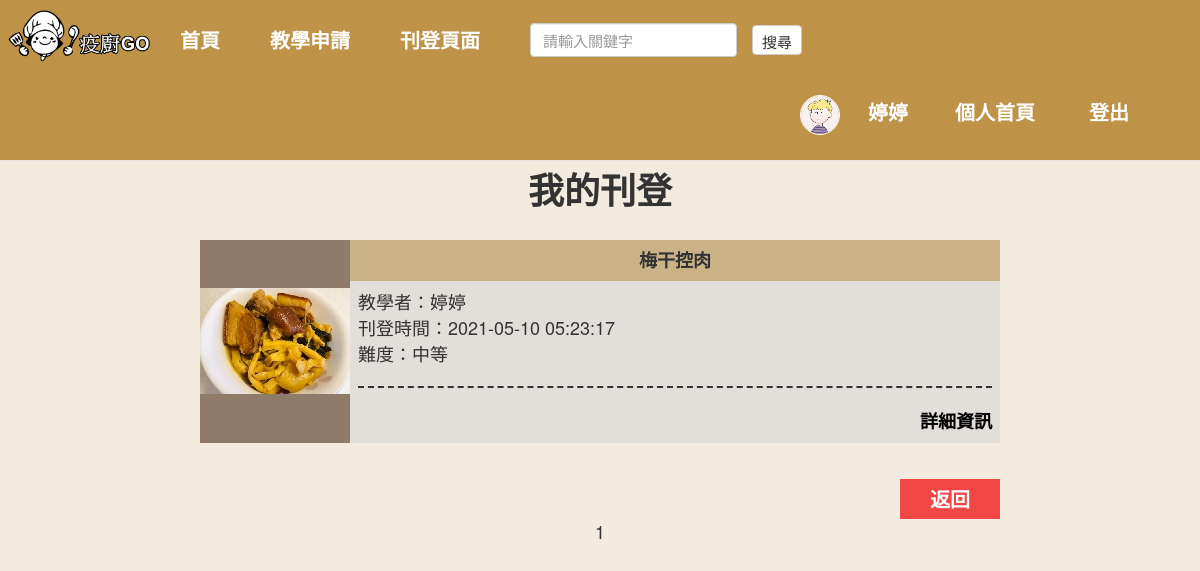
Page /myNews.php (signed in) on the committed database.
### tables this page shows
CREATE TABLE `member` (
  `mNo` int(5) NOT NULL,
  `mName` varchar(20) NOT NULL,
  `mId` varchar(10) NOT NULL,
  `mSex` varchar(1) NOT NULL,
  `mPhone` varchar(15) NOT NULL,
  `mBirthday` date NOT NULL,
  `mAddress` varchar(50) NOT NULL,
  `mEmail` varchar(50) NOT NULL,
  `mJob` varchar(10) NOT NULL,
  `mAccount` varchar(20) NOT NULL,
  `mPassword` varchar(20) NOT NULL,
  `mNickname` varchar(20) NOT NULL,
  `mProfile` text NOT NULL,
  `mJoinDate` date DEFAULT NULL,
  `mPhoto_name` varchar(64) NOT NULL,
  `mPhoto_filename` varchar(64) NOT NULL
);

CREATE TABLE `journal` (
  `jNo` int(11) NOT NULL,
  `jDate` datetime DEFAULT current_timestamp(),
  `jDish` varchar(30) NOT NULL,
  `jDifficulty` varchar(10) NOT NULL,
  `jStuff` varchar(50) NOT NULL,
  `jRemarks` text DEFAULT NULL,
  `jPhoto_name` varchar(64) NOT NULL,
  `jPhoto_filename` varchar(64) NOT NULL,
  `j_mId` int(11) NOT NULL
);

### dbtools.inc.php (called while the page is built, shortened)
<?php
  function execute_sql($link, $database, $sql)
  {
    mysqli_select_db($link, $database)
      or die("開啟資料庫失敗: " . mysqli_error($link));
    $result = mysqli_query($link, $sql);
    return $result;
  }
?>

### myNews.php (the view, shortened to what this page needs)
<?php
	require_once("dbtools.inc.php");
	$link = create_connection();
	$mNo = $_COOKIE["id"];
	$sql1 = "SELECT mNickname,mPhoto_filename FROM member WHERE mNO =".$mNo;
	$result1 = execute_sql($link, "db_c108193104", $sql1);
	$row = mysqli_fetch_object($result1);
	$nickname = $row->mNickname;
    $file_name = $row->mPhoto_filename;
?>
<!DOCTYPE html>
<html>
  <head>
	<link rel="stylesheet" href="bootstrap.css" type="text/css" />
  </head>
  <body style="background-color:#F3EBE0">
	<nav class="navbar navbar-default navbar-fixed-top" role="navigation">
		<div class="collapse navbar-collapse navbar-ex1-collapse" style="background-color:#BF9347;padding:5px">
			<ul class="nav navbar-nav">
				<li><img src="image/brand.png" alt="brand" style="width:150px"></li>
				<li style="padding:10px"><a href="home.php" style="color:#FFF;font-weight:bold;font-size:20px">首頁</a></li>
				<li style="padding:10px"><a href="news.php" style="color:#FFF;font-weight:bold;font-size:20px">教學申請</a></li>
				<li style="padding:10px"><a href="add_news.php" style="color:#FFF;font-weight:bold;font-size:20px">刊登頁面</a></li>
			</ul>
			<form class="navbar-form navbar-left" role="search">
				<div class="form-group" style="padding:10px">
					<input id="keyword" type="text" class="form-control" placeholder="請輸入關鍵字">
				</div>
				<button type="submit" class="btn btn-default" style="padding:5px;width:50px;height:30px;font-size:15px">搜尋</button>
			</form>
			<ul class="nav navbar-nav navbar-right">
				<li style="padding:5px"><a href="#" style="color:#FFF;font-weight:bold;font-size:20px"><?php echo  "<img src='Thumbnail/headshot/".$file_name."' class='headshot' alt='headshot' >"; ?> &nbsp &nbsp <?php echo $nickname; ?></a></li>
				<li style="padding:12px"><a href="member_data.php" style="color:#FFF;font-weight:bold;font-size:20px">個人首頁</a></li>
				<li style="padding:12px"><a href="logout.php" style="color:#FFF;font-weight:bold;font-size:20px">登出</a></li>
				<li style="padding:12px"><a href="#" style="color:#FFF;font-weight:bold;font-size:20px"></a></li>
			</ul>
		</div>
	</nav>
    <p align="center" style="padding-top:150px;"><h1 align="center" style="font-weight:bold">我的刊登</h1></p>
	<?php
      require_once("dbtools.inc.php");
      $records_per_page = 5;
      if (isset($_GET["page"]))
        $page = $_GET["page"];
      else
        $page = 1;
      $link = create_connection();
      $sql = "SELECT * FROM journal WHERE j_mId = '$mNo' ORDER BY jDate DESC";
      $result = execute_sql($link, "db_c108193104", $sql);
      $total_records = mysqli_num_rows($result);
      $total_pages = ceil($total_records / $records_per_page);
      $started_record = $records_per_page * ($page - 1);
      mysqli_data_seek($result, $started_record);
      echo "<table width='800' align='center' cellspacing='3'>";
      for($i=0;$i<5;$i++)
	  {
		  $bg1[$i] = "#C9B386";
	  }
	  for($i=0;$i<5;$i++)
	  {
		  $bg2[$i] = "#E2DEDA";
	  }
      $j = 1;
      while ($row = mysqli_fetch_assoc($result) and $j <= $records_per_page)
      {
		$file_name = $row["jPhoto_filename"];
		$j_mId = $row["j_mId"];
		$sql2 = "SELECT mNickname FROM member WHERE mNo=".$j_mId;
		$result2 = execute_sql($link, "db_c108193104", $sql2);
		$row2 = mysqli_fetch_assoc($result2);
		echo "<table width='800' align='center' cellspacing='3' cellpadding='8'>";
        echo "<tr>";
        echo "<td width='120' align='center' rowspan='2' style='background-color:#8F7B69'><img src='Thumbnail/food/$file_name' style='border-width:1px'></td>";
		echo "<td bgcolor='" . $bg1[($j - 1)%5] . "' align='center'  style='padding:8px;font-weight:bold'>" . $row["jDish"] . "</td></tr>";
		echo "<tr>";
		echo "<td bgcolor='" . $bg2[($j - 1)%5] . "' style='padding:8px'>教學者：" . $row2["mNickname"] . "<br>";
        echo "刊登時間：" . $row["jDate"] . "<br>";
		echo "難度：" . $row["jDifficulty"] . "<br><hr style='border-top:2px dashed'/>";
		echo "<div align='right'><a href='show_myNews.php?id=";
        echo $row["jNo"] . "' style='color:#000;font-weight:bold'>詳細資訊</a></div></td></tr></table>";
		echo "<br>";
        $j++;
      }
	  ?>
		<table width="800" align="center" cellspacing="3">
		<tr>
		<td align="right" style="padding-top:10px" >
			<button id="btn2" value="add_data" onclick="location.href='member_data.php'">返回</button>
		</td>
		</tr>
		</table>
  <?php
      echo "</table>" ;
      echo "<p align='center'>";
      for ($i = 1; $i <= $total_pages; $i++)
      {
        if ($i == $page)
          echo "$i ";
        else
          echo "<a href='news.php?page=$i'>$i</a> ";
      }
      echo "</p>";
	  echo "<p style='padding:10px'></p>";
    ?>
  </body>
</html>

### myNews.php (style rules this page uses)
body { height: 300px; }
nav { font-size:18px }
body { font-size:18px }
#keyword { font-size:15px; }
.headshot { width: 40px; border-radius: 50%; border: 1px solid; }
#btn2 { width:100px;height:40px; font-size:20px; background-color:#F04646; border:none; color:#FFF; font-weight:bold; }

### rows in the picture
member: mPhoto_filename (picture), mNickname "婷婷"
journal: jPhoto_filename (picture), jDish "梅干控肉", member.mNickname "婷婷", jDate "2021-05-10 05:23:17", jDifficulty "中等"
